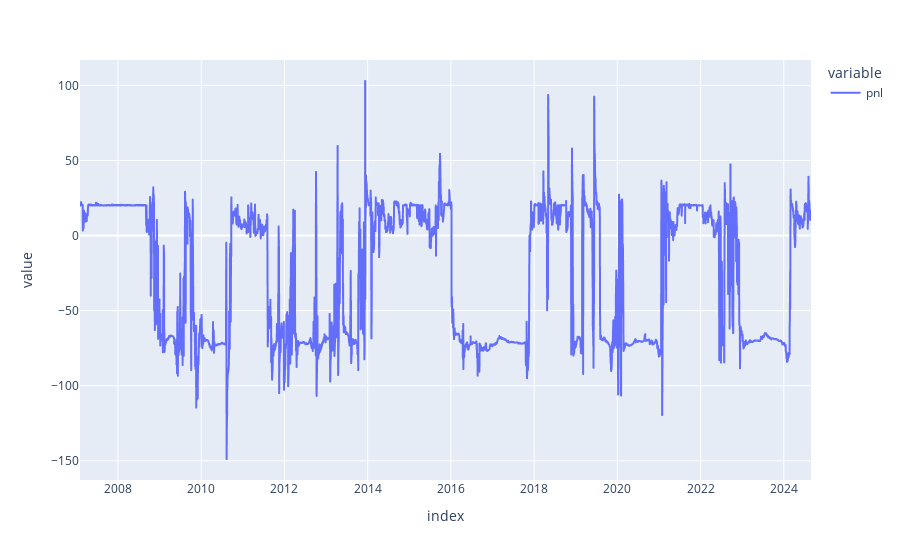

Notebook cell for this chart:
### Code cell
px.line(pd.DataFrame(global_results).loc['pnl'])

### Figure 1 — Plotly figure (JSON) as saved in the notebook; plotly's stock layout.template omitted (floating-point values rounded to 4 significant figures; data arrays with more than 128 entries replaced by an {"elided": "..."} marker saying what was removed)
{"data": [{"hovertemplate": "variable=pnl<br>index=%{x}<br>value=%{y}<extra></extra>", "legendgroup": "pnl", "line": {"color": "#636efa", "dash": "solid"}, "marker": {"symbol": "circle"}, "mode": "lines", "name": "pnl", "showlegend": true, "type": "scattergl", "x": {"elided": "4422 str values"}, "xaxis": "x", "y": {"elided": "4422 float values"}, "yaxis": "y"}], "layout": {"legend": {"title": {"text": "variable"}, "tracegroupgap": 0}, "margin": {"t": 60}, "xaxis": {"anchor": "y", "domain": [0, 1], "title": {"text": "index"}}, "yaxis": {"anchor": "x", "domain": [0, 1], "title": {"text": "value"}}}}
